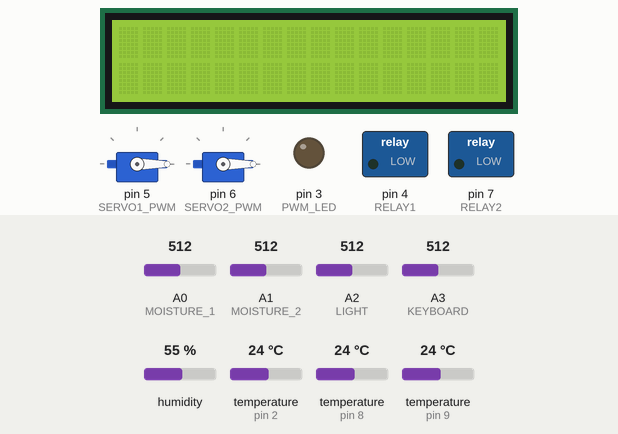
Simulated run of this sketch. Board: Arduino Uno, built with avr-gcc and run on an emulated ATmega328P. Shown: 16×2 character LCD, 2 × servo, switched loads named in the sketch (green lamp = pin HIGH), output pins drawn as LEDs (lit = HIGH). The test bench sets the inputs (shaded band); at power-on: A3 (KEYBOARD) = 512, A0 (MOISTURE_1) = 512, A1 (MOISTURE_2) = 512, A2 (LIGHT) = 512, humidity 55 %, temperature (sensors on pin 2, pin 8, pin 9) 24 °C. WiFi joins after 1.5 s; servers stay silent unless stated; uploads are accepted with an empty reply; what the sketch prints to the serial monitor is not drawn.

Above: at 4.3 s.
4.4 s: A3 (KEYBOARD) set to 503
5.9 s: A3 (KEYBOARD) set to 487
At 6.8 s:
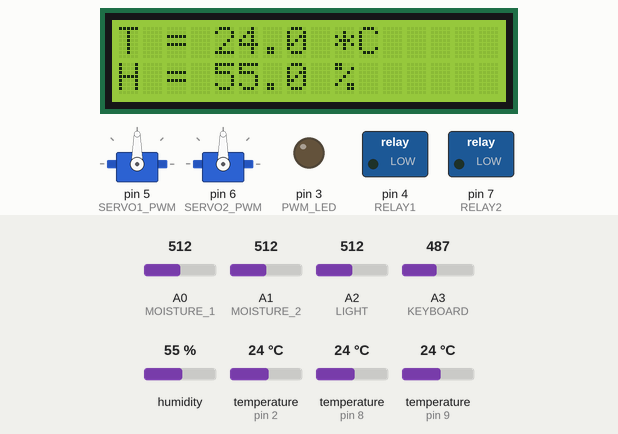
Timing chart, 0 to 8.9 s (numbered marks = the images above; inputs shaded):
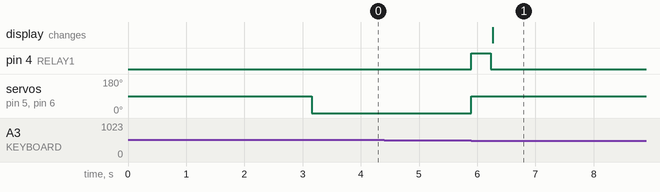

The sketch:

JS_IoT.ino
```cpp
/*
  Пример работы со всем набором датчиков
  Выводы 4, 10, 11, 12, 13 нельзя использовать из-за Ethernet платы
  Выводы 0 и 1 нежелательно использовать, так как это порт отладки
  Created by Rostislav Varzar
*/

#include <DHT.h>
#include <OneWire.h>
#include <DallasTemperature.h>
#include <LiquidCrystal_I2C.h>
#include <Servo.h>
#include <Ethernet.h>
#include <ArduinoJson.h>

// Датчики DS18B20
#define DS18B20_1 8
#define DS18B20_2 9
OneWire oneWire1(DS18B20_1);
OneWire oneWire2(DS18B20_2);
DallasTemperature ds_sensor1(&oneWire1);
DallasTemperature ds_sensor2(&oneWire2);

// Датчики DHT11
#define DHTPIN 2
#define DHTTYPE DHT11
DHT dht(DHTPIN, DHTTYPE);

// Датчики влажности почвы и освещенности
#define MOISTURE_1 A0
#define MOISTURE_2 A1
#define LIGHT A2

// Выходы реле
#define RELAY1 4
#define RELAY2 7

// Выход ШИМ
#define PWM_LED 3

// Определение объекта для дисплея
LiquidCrystal_I2C lcd(0x27, 16, 2);

// Сервомоторы
#define SERVO1_PWM 5
#define SERVO2_PWM 6
Servo servo_1;
Servo servo_2;

// Клавиатура
#define KEYBOARD A3

// Настройки сетевого адаптера
byte mac[] = { 0xDE, 0xAD, 0xBE, 0xEF, 0xFE, 0xED };
// Local IP if DHCP fails
IPAddress ip(192, 168, 1, 250);
IPAddress dnsServerIP(192, 168, 1, 1);
IPAddress gateway(192, 168, 1, 1);
IPAddress subnet(255, 255, 255, 0);
EthernetClient client;

// Частота опроса клавиатуры
#define KEYBOARD_UPDATE_TIME 50

// Частота опроса датчика DHT11
#define DHT11_UPDATE_TIME 10000

// Частота опроса датчика DS18B20 №1
#define DS1_UPDATE_TIME 10000

// Частота опроса датчика DS18B20 №2
#define DS2_UPDATE_TIME 10000

// Частота опроса аналоговых датчиков
#define ANALOG_UPDATE_TIME 1000

// Частота вывода данных на LCD дисплей
#define LCD_UPDATE_TIME 1000

// Частота вывода данных на сервер IoT
#define IOT_UPDATE_TIME 5000

// Таймер обновления опроса клавиатуры
long timer_keyboard = 0;

// Таймер обновления опроса датчика DHT11
long timer_dht11 = 0;

// Таймер обновления опроса датчика DS18B20 №1
long timer_ds1 = 0;

// Таймер обновления опроса датчика DS18B20 №1
long timer_ds2 = 0;

// Таймер обновления опроса аналоговых датчиков
long timer_analog = 0;

// Таймер обновления вывода на LCD дсиплей
long timer_lcd = 0;

// Таймер обновления вывода на сервер IoT
long timer_iot = 0;

// Состояние помпы
int pump_state = 0;

// Состояние нагревателя
int heater_state = 0;

// Состояние крышки
int window_state = 0;

// Состояние освещения
int light_state = 0;

// Номер страницы, отображения данных на экране
int page_number = 0;

// Измерения с датчиков
float light1 = 0;
float soil_moisture1 = 0;
float soil_moisture2 = 0;
float soil_temperature1 = 0;
float soil_temperature2 = 0;
float air_temperature1 = 0;
float air_humidity1 = 0;

// Параметры IoT сервера
char iot_server[] = "cttit5402.cloud.thingworx.com";           // Name address for Google (using DNS)
char appKey[] = "dacefda9-bca7-47bb-b2dd-c57c7651749d";   // APP access key for ThingWorx
char thingName[] = "SmartGreen";                          // Name of your Thing in ThingWorx
char serviceName[] = "setAll";                            // Name of your Service (see above)

// Параметры сенсоров для IoT сервера
#define sensorCount 7                                     // How many values you will be pushing to ThingWorx
char* sensorNames[] = {"temp", "humidity", "light", "obj1_temp", "obj1_humidity", "obj2_temp", "obj2_humidity"};
float sensorValues[sensorCount];

// Максимальное время ожидания ответа от сервера
#define IOT_TIMEOUT1 5000
#define IOT_TIMEOUT2 100

// Таймер ожидания прихода символов с сервера
long timer_iot_timeout = 0;

// Размер приемного буффера
#define BUFF_LENGTH 256

// Приемный буфер
char buff[BUFF_LENGTH] = "";

void setup()
{
  // Инициализация последовательного порта
  Serial.begin(115200);

  // Инициализация датчиков температуры DS18B20
  ds_sensor1.begin();
  ds_sensor2.begin();

  // Инициализация датчика DHT11
  dht.begin();

  // Инициализация выхода реле
  pinMode(RELAY1, OUTPUT);
  pinMode(RELAY2, OUTPUT);

  // Инициализация выхода на ШИМ
  pinMode(PWM_LED, OUTPUT);

  // Инициализация дисплея
  lcd.init();
  lcd.backlight();
  lcd.clear();

  // Инициализация портов для управления сервомоторами
  servo_1.attach(SERVO1_PWM);
  servo_2.attach(SERVO2_PWM);

  // Инициализация сетевой платы
  if (Ethernet.begin(mac) == 0)
  {
    Serial.println("Failed to configure Ethernet using DHCP");
    Ethernet.begin(mac, ip, dnsServerIP, gateway, subnet);
  }
  Serial.print("LocalIP: ");
  Serial.println(Ethernet.localIP());
  Serial.print("SubnetMask: ");
  Serial.println(Ethernet.subnetMask());
  Serial.print("GatewayIP: ");
  Serial.println(Ethernet.gatewayIP());
  Serial.print("dnsServerIP: ");
  Serial.println(Ethernet.dnsServerIP());
  Serial.println("");

  // Однократный опрос датчиков
  readSensorDHT11();
  readSensorDS1();
  readSensorDS2();
  readSensorAnalog();

  // Установка сервомоторов в крайнее положение
  servo_1.write(0);
  servo_2.write(0);
}

void loop()
{
  // Опрос клавиатуры
  if (millis() > timer_keyboard + KEYBOARD_UPDATE_TIME)
  {
    switch (read_keyboard())
    {
      case 1:
        // Ожидание отжатия кнопки (для исключения залипания)
        while (read_keyboard()) {};
        // Изменение номера страницы отображения данных на экране
        page_number ++;
        if (page_number > 3)
        {
          page_number = 0;
        }
        break;
      case 2:
        // Ожидание отжатия кнопки (для исключения залипания)
        while (read_keyboard()) {};
        // Форточка
        window_state = 1 - window_state;
        controlDevices();
        break;
      case 3:
        // Ожидание отжатия кнопки (для исключения залипания)
        while (read_keyboard()) {};
        // Освещение
        light_state = 1 - light_state;
        controlDevices();
        break;
      case 4:
        // Ожидание отжатия кнопки (для исключения залипания)
        while (read_keyboard()) {};
        // Помпа
        pump_state = 1 - pump_state;
        controlDevices();
        break;
      case 5:
        // Ожидание отжатия кнопки (для исключения залипания)
        while (read_keyboard()) {};
        // Нагреватель
        heater_state = 1 - heater_state;
        controlDevices();
        break;
      default:
        break;
    }
    // Сброс таймера
    timer_keyboard = millis();
  }

  // Опрос датчика DHT11
  if (millis() > timer_dht11 + DHT11_UPDATE_TIME)
  {
    // Опрос датчиков
    readSensorDHT11();
    // Сброс таймера
    timer_dht11 = millis();
  }

  // Опрос датчика DS18B20 №1
  if (millis() > timer_ds1 + DS1_UPDATE_TIME)
  {
    // Опрос датчиков
    readSensorDS1();
    // Сброс таймера
    timer_ds1 = millis();
  }

  // Опрос датчика DS18B20 №2
  if (millis() > timer_ds2 + DS2_UPDATE_TIME)
  {
    // Опрос датчиков
    readSensorDS2();
    // Сброс таймера
    timer_ds2 = millis();
  }

  // Опрос аналоговых датчиков
  if (millis() > timer_analog + ANALOG_UPDATE_TIME)
  {
    // Опрос датчиков
    readSensorAnalog();
    // Сброс таймера
    timer_analog = millis();
  }

  // Вывод данных на сервер IoT
  if (millis() > timer_iot + IOT_UPDATE_TIME)
  {
    // Вывод данных на сервер IoT
    sendDataIot();
    // Сброс таймера
    timer_iot = millis();
  }

  // Вывод данных на LCD экран
  if (millis() > timer_lcd + LCD_UPDATE_TIME)
  {
    switch (page_number)
    {
      case 0:
        lcd.clear();
        lcd.setCursor(0, 0); lcd_printstr("T = " + String(air_temperature1, 1) + " *C");
        lcd.setCursor(0, 1); lcd_printstr("H = " + String(air_humidity1, 1) + " %");
        break;
      case 1:
        lcd.clear();
        lcd.setCursor(0, 0); lcd_printstr("ST1 = " + String(soil_temperature1, 1) + " *C");
        lcd.setCursor(0, 1); lcd_printstr("ST2 = " + String(soil_temperature2, 1) + " *C");
        break;
      case 2:
        lcd.clear();
        lcd.setCursor(0, 0); lcd_printstr("SM1 = " + String(soil_moisture1, 1) + " %");
        lcd.setCursor(0, 1); lcd_printstr("SM2 = " + String(soil_moisture2, 1) + " %");
        break;
      case 3:
        lcd.clear();
        lcd.setCursor(0, 0); lcd_printstr("LIGHT = " + String(light1, 1) + " %");
        break;
      default:
        break;
    }
    // Сброс таймера
    timer_lcd = millis();
  }
}

// Функция вывода текстовой строки на дисплей (так как в библиотеке криво реализована)
void lcd_printstr(String str1)
{
  for (int i = 0; i < str1.length(); i++)
  {
    lcd.print(str1.charAt(i));
  }
}

// Определение номера нажатой кнопки на клавиатуре
int read_keyboard()
{
  int sensor_data = analogRead(KEYBOARD);
  if (sensor_data < 20)
  {
    return 1;
  }
  else if ((sensor_data > 130) && (sensor_data < 150))
  {
    return 2;
  }
  else if ((sensor_data > 320) && (sensor_data < 340))
  {
    return 3;
  }
  else if ((sensor_data > 495) && (sensor_data < 515))
  {
    return 4;
  }
  else if ((sensor_data > 730) && (sensor_data < 750))
  {
    return 5;
  }
  else
  {
    return 0;
  }
}

// Опрос датчика DHT11
void readSensorDHT11()
{
  // DHT11
  air_humidity1 = dht.readHumidity();
  air_temperature1 = dht.readTemperature();
}

// Опрос датчика DS18B20 №1
void readSensorDS1()
{
  // DS18B20
  ds_sensor1.requestTemperatures();
  soil_temperature1 = ds_sensor1.getTempCByIndex(0);
}

// Опрос датчика DS18B20 №2
void readSensorDS2()
{
  // DS18B20
  ds_sensor2.requestTemperatures();
  soil_temperature2 = ds_sensor2.getTempCByIndex(0);
}

// Опрос аналоговых датчиков
void readSensorAnalog()
{
  // Аналоговые датчики
  light1 = (1023.0 - analogRead(LIGHT)) / 1023.0 * 100.0;
  soil_moisture1 = analogRead(MOISTURE_1) / 1023.0 * 100.0;
  soil_moisture2 = analogRead(MOISTURE_2) / 1023.0 * 100.0;
}

// Подключение к серверу IoT
void sendDataIot()
{
  // Сохраняем в массив данные с датчиков
  sensorValues[0] = air_temperature1;
  sensorValues[1] = air_humidity1;
  sensorValues[2] = light1;
  sensorValues[3] = soil_temperature1;
  sensorValues[4] = soil_moisture1;
  sensorValues[5] = soil_temperature2;
  sensorValues[6] = soil_moisture2;

  // Подключение к серверу
  Serial.println("Connecting to IoT server...");
  if (client.connect(iot_server, 80))
  {
    // Проверка установления соединения
    if (client.connected())
    {
      // Отправка заголовка сетевого пакета
      Serial.println("Sending data to IoT server...\n");
      Serial.print("POST /Thingworx/Things/");
      client.print("POST /Thingworx/Things/");
      Serial.print(thingName);
      client.print(thingName);
      Serial.print("/Services/");
      client.print("/Services/");
      Serial.print(serviceName);
      client.print(serviceName);
      Serial.print("?appKey=");
      client.print("?appKey=");
      Serial.print(appKey);
      client.print(appKey);
      Serial.print("&method=post&x-thingworx-session=true");
      client.print("&method=post&x-thingworx-session=true");
      //Serial.print("<");
      //client.print("<");
      // Отправка данных с датчиков
      for (int idx = 0; idx < sensorCount; idx ++)
      {
        Serial.print("&");
        client.print("&");
        Serial.print(sensorNames[idx]);
        client.print(sensorNames[idx]);
        Serial.print("=");
        client.print("=");
        Serial.print(sensorValues[idx]);
        client.print(sensorValues[idx]);
      }
      // Закрываем пакет
      //Serial.print(">");
      //client.print(">");
      Serial.println(" HTTP/1.1");
      client.println(" HTTP/1.1");
      Serial.println("Accept: application/json");
      client.println("Accept: application/json");
      Serial.print("Host: ");
      client.print("Host: ");
      Serial.println(iot_server);
      client.println(iot_server);
      Serial.println("Content-Type: application/json");
      client.println("Content-Type: application/json");
      Serial.println();
      client.println();

      // Ждем ответа от сервера
      timer_iot_timeout = millis();
      while ((client.available() == 0) && (millis() < timer_iot_timeout + IOT_TIMEOUT1));

      // Выводим ответ о сервера, и, если медленное соединение, ждем выход по таймауту
      int iii = 0;
      bool currentLineIsBlank = true;
      bool flagJSON = false;
      timer_iot_timeout = millis();
      while ((millis() < timer_iot_timeout + IOT_TIMEOUT2) && (client.connected()))
      {
        while (client.available() > 0)
        {
          char symb = client.read();
          Serial.print(symb);
          if (symb == '{')
          {
            flagJSON = true;
          }
          else if (symb == '}')
          {
            flagJSON = false;
          }
          if (flagJSON == true)
          {
            buff[iii] = symb;
            iii ++;
          }
          timer_iot_timeout = millis();
        }
      }
      buff[iii] = '}';
      buff[iii + 1] = '\0';
      Serial.println(buff);
      // Закрываем соединение
      client.stop();

      // Расшифровываем параметры
      StaticJsonBuffer<BUFF_LENGTH> jsonBuffer;
      JsonObject& json_array = jsonBuffer.parseObject(buff);
      //Serial.println(json_array.success());
      //Serial.println(jsonBuffer.capacity());
      //Serial.println(jsonBuffer.size());
      pump_state = json_array["pump"];
      window_state = json_array["roof"];
      heater_state = json_array["temp"];
      light_state = json_array["light"];
      Serial.println("Pump state:   " + String(pump_state));
      Serial.println("Window state: " + String(window_state));
      Serial.println("Heater state: " + String(heater_state));
      Serial.println("Light state:  " + String(light_state));
      Serial.println();

      // Делаем управление устройствами
      controlDevices();
    }
  }
  Serial.println("Packet successfully sent...");
}

// Управление исполнительными устройствами
void controlDevices()
{
  // Форточка
  if (window_state)
  {
    servo_1.write(0);
    servo_2.write(0);
  }
  else
  {
    servo_1.write(90);
    servo_2.write(90);
  }
  // Освещение
  analogWrite(PWM_LED, light_state * 255);
  // Помпа
  digitalWrite(RELAY1, pump_state);
  // Освещение
  digitalWrite(RELAY2, heater_state);
}
```

Measured:
- the behaviour switches between 496 and 495 on A3 (KEYBOARD) (found by bisection; images 0 and 1)
- after the input at 4.4 s, every drawn part: stays the same
- after the input at 5.9 s, pin 4 (RELAY1): LOW → HIGH at once, → LOW 0.34 s later; servo on pin 5 (SERVO1_PWM), servo on pin 6 (SERVO2_PWM): 0° → 90° at once; the display: changes after 0.36 s (image 1)
